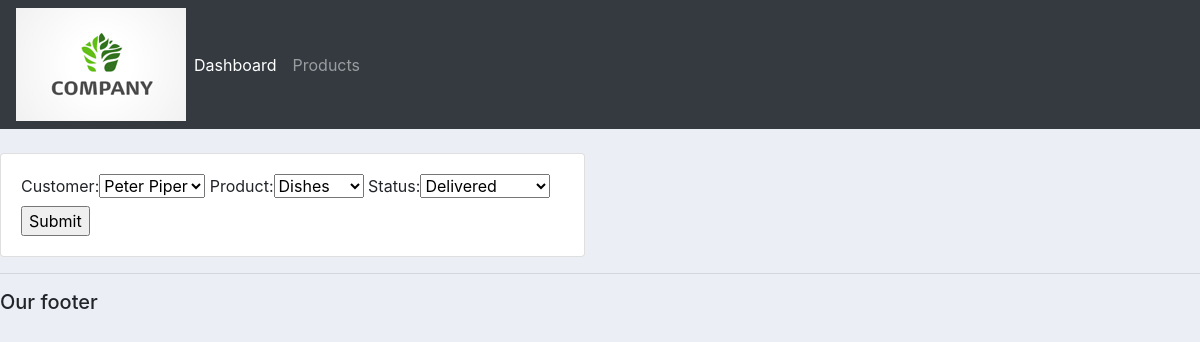
Screenshot of /update_order/4/ with the database file from the repository.
### accounts/models.py (models this page shows, shortened)
class Order(models.Model):
    STATUS= (
        ('Pending', 'Pending'),
        ('Out for deliver', 'Out for deliver'),
        ('Delivered', 'Delivered'),
    )
    customer = models.ForeignKey(Customer, null=True, on_delete=models.CASCADE)
    product = models.ForeignKey(Product, null=True, on_delete=models.CASCADE)
    date_created = models.DateTimeField( auto_now_add=True, null=True)
    status = models.CharField( max_length=50, null=True, choices=STATUS)

### accounts/views.py (the view)
# urls.py: path('update_order/<str:pk>/', views.updateOrder, name = 'update_order'),
def updateOrder(request, pk):
    order =Order.objects.get(id=pk)
    form = OrderForm(instance=order)
    if request.method == 'POST':
        form = OrderForm(request.POST, instance = order)
        if form.is_valid():
            form.save()
            return redirect('/')
    context = {'form':form}
    return render(request, 'accounts/order_form.html',context)

### accounts/forms.py
class OrderForm(ModelForm):
    class Meta:
        model = Order
        fields = '__all__'

### accounts/models.py (called while the page is built)
    def __str__(self):
        return self.name

    def __str__(self):
        return self.name

### accounts/templates/accounts/order_form.html (shortened to what this page needs)
{% extends 'accounts/main.html' %}
{% load static %}
{% block content%}
<br>
<div class="row">
    <div class="col-md-6">
        <div class="card card-body">
            <form action="" method="POST">
                {{form}}
                <input type="submit" name="Submit">
            </form>
        </div>
    </div>
</div>
{% endblock %}

### static/css/main.css (style rules this page uses)
body { background-color: #ebeff5; }

### rows the page displays
Order: customer "Peter Piper", product "Dishes", status "Delivered"
